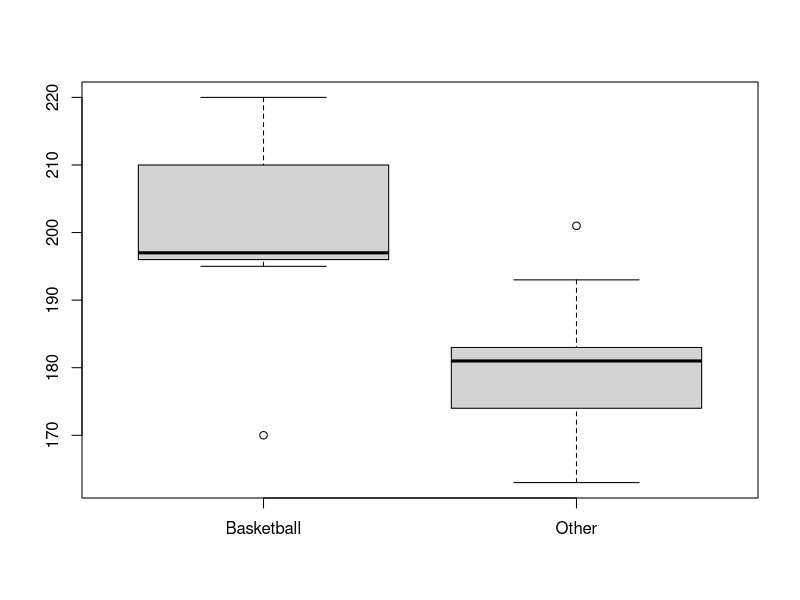
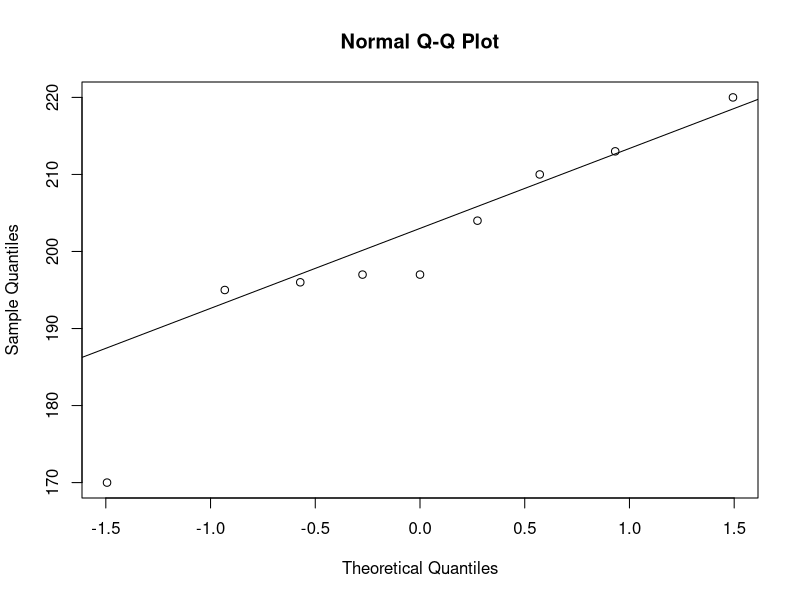
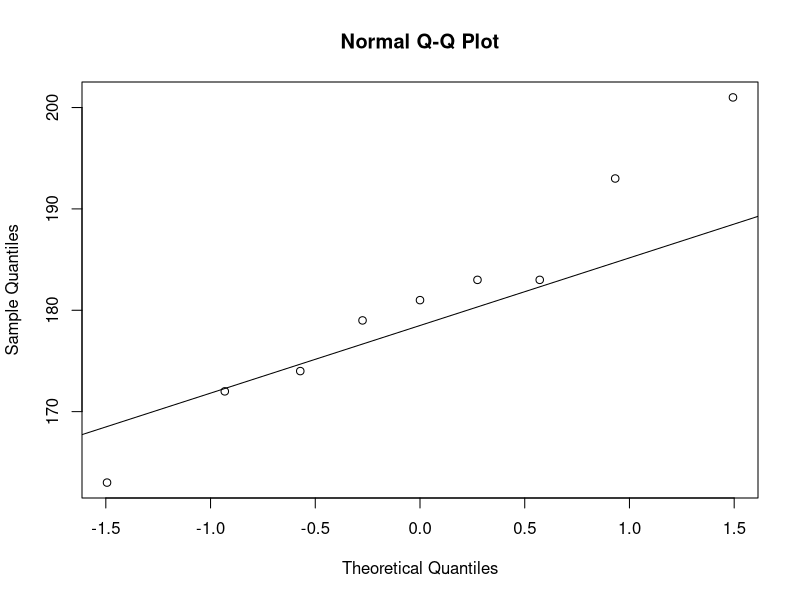
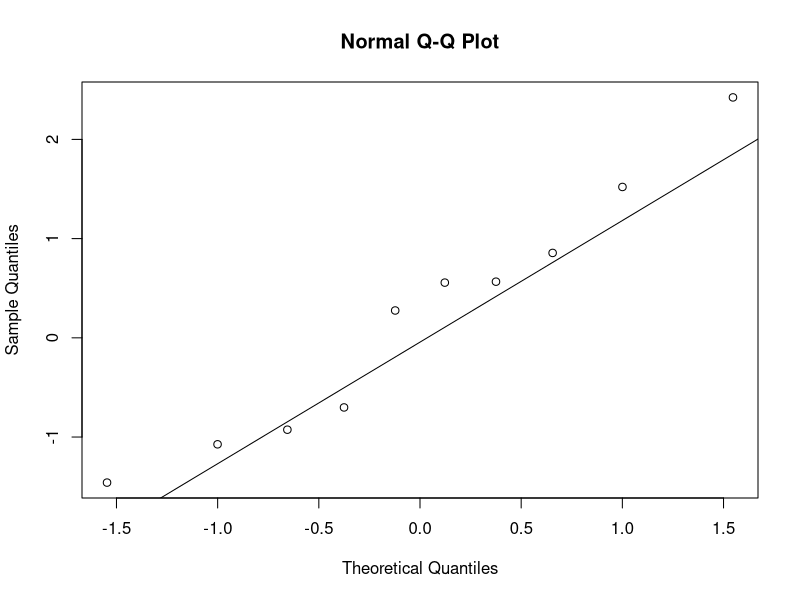
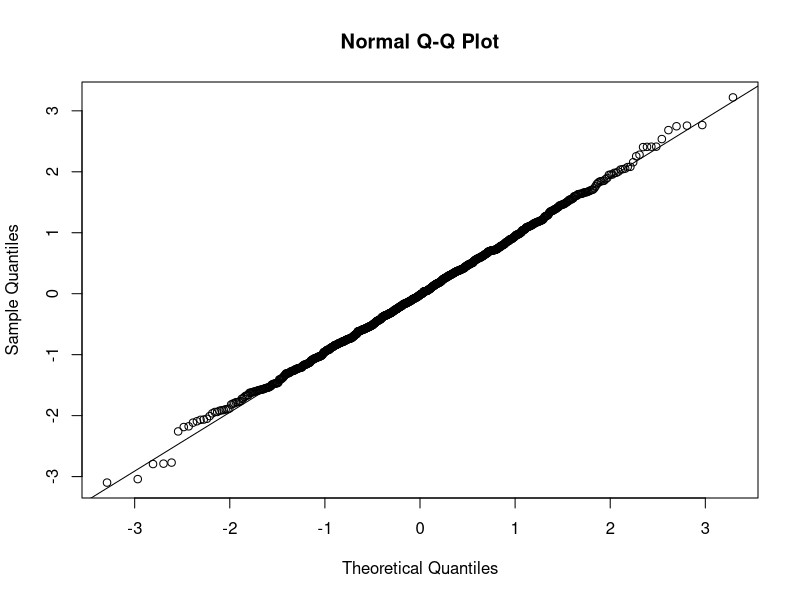
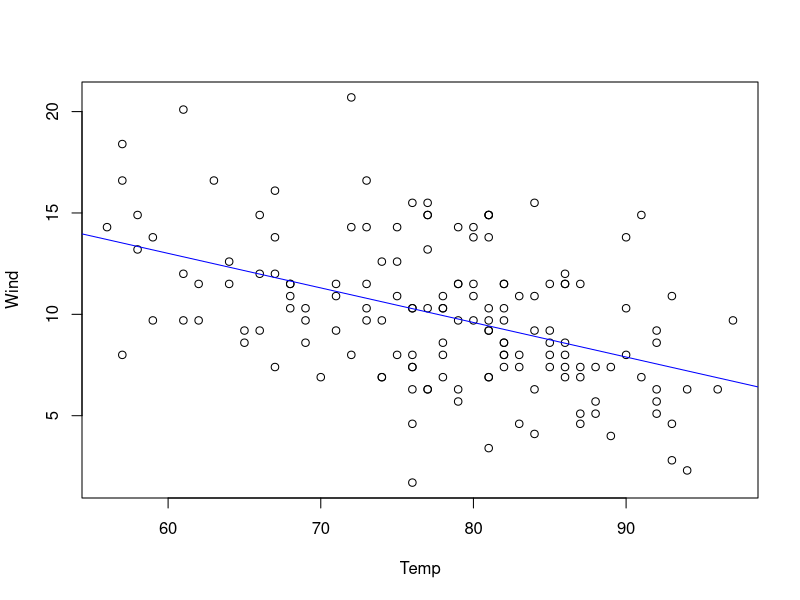
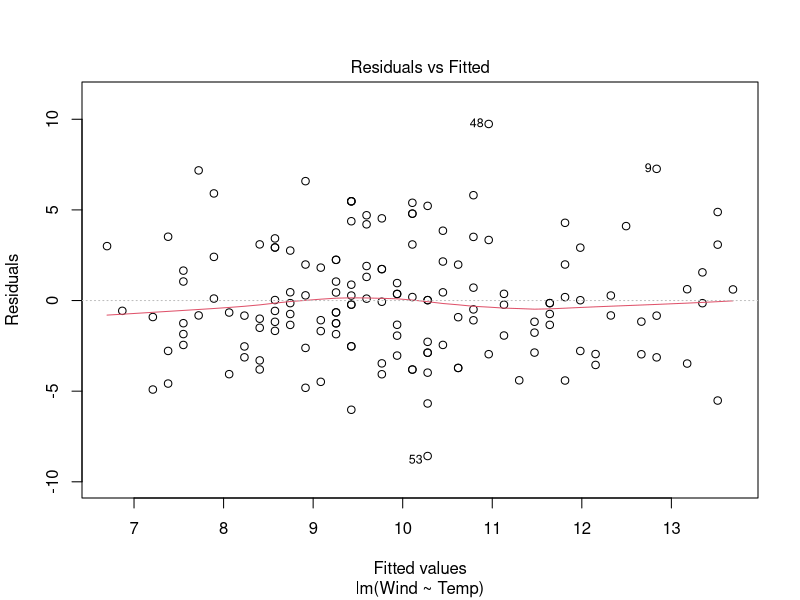
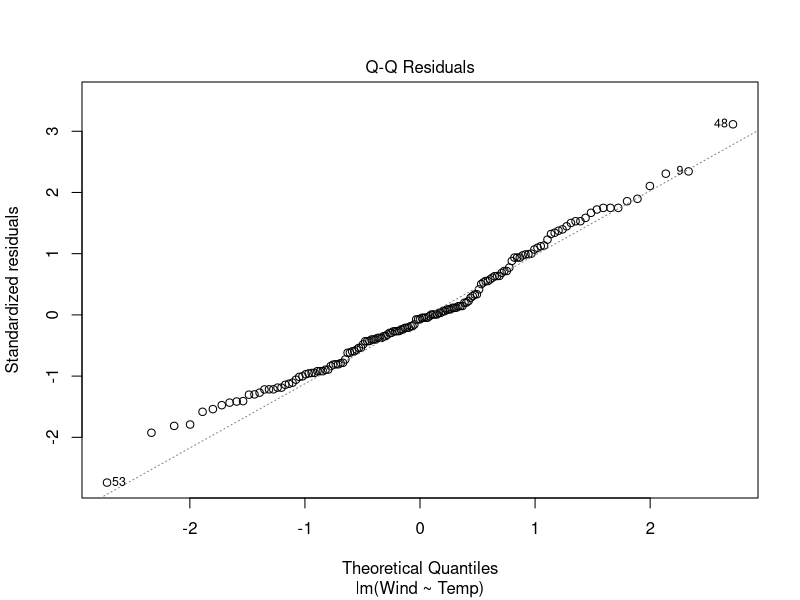

R code for these plots, in order:

# -----------------------------------------------------------------------------
# Title: Hypothesis testing

# Description: Short introduction to hypothesis testing and linear models in R.
#  This script shows some commands that can be used for hypothesis testing 
#  or linear models, but it does not give the statistical background to these 
#  functions. Please refer to statistical help for this.
#  1) General workflow
#  2) Two sample tests
#  3) Linear models

# Author: Simon Knüsel, based on scripts of Jan Wunder

# Copyright: © Jan Wunder (2016)

# Date: 2020-03-26
# -----------------------------------------------------------------------------


# Load data --------------------
data(airquality)
head(airquality)


# 1) General workflow --------------------
#    1. Formulate hypothesis
#    2. Perform the experiment / Collect data
#    3. Explore data
#    4. Test hypothesis with appropriate test (check test assumptions!)


# 2) Two sample tests --------------------

# Test whether two group means are the same


# Two sample t-test ------

# Test assumptions: 
# i) independent groups (paired = FALSE): data is normally distributed
#    (+ equal variances)
# ii) dependent groups (paired = TRUE): data is normally distributed

#    1. Null Hypothesis: Basketball players are as tall as other people
#    2. Collect data
basketball <- c(196, 195, 213, 170, 197, 204, 220, 210, 197) # height in cm
other <- c(183, 179, 174, 172, 193, 163, 183, 201, 181) # height in cm

#    3. Explore data
boxplot(basketball, other, names = c("Basketball", "Other"))

#    4. Test hypothesis (two sample t-test, independent groups)
t.test(x = basketball, y = other, alternative = "two.sided", paired = FALSE)

# Check test assumptions
qqnorm(basketball)
qqline(basketball)
qqnorm(other)
qqline(other)
# Influence of sample size
basketball_small <- rnorm(n = 10) # randomly sample from normal distribution
qqnorm(basketball_small)
qqline(basketball_small)

basketball_large <- rnorm(n = 1000)
qqnorm(basketball_large)
qqline(basketball_large)


# Wilcoxon test ------

# Test assumptions: 
# i) independent groups (paired = FALSE): groups have the same distribution
# ii) dependent groups (paired = TRUE): groups have the same distribution

#    4. Test hypothesis (wilcoxon text, independent groups)
wilcox.test(x = basketball, y = other, alternative = "two.sided", 
            paired = FALSE)


# 3) Linear models --------------------

# Relationship between wind and temperature
plot(data = airquality, Wind ~ Temp)

linear_model <- lm(data = airquality, Wind ~ Temp)
summary(linear_model)

# add linear model to plot
abline(linear_model, col = "blue")

# diagnostic plots
plot(linear_model)
?plot.lm # more information on the diagnostic plots

